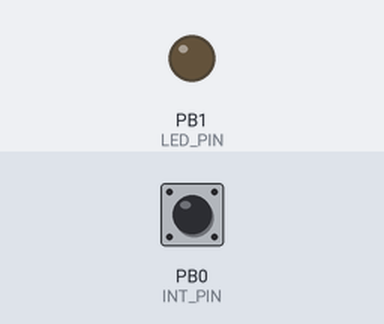
Bench run of a sketch on a simulated ATtiny85, built with avr-gcc and run on an emulated ATtiny85. Shown: output pins drawn as LEDs (lit = HIGH). Inputs (shaded band) come from the test bench; at power-on: PB0 (INT_PIN) HIGH. Sleep ends after the set time or at an interrupt.

Above: at 5.0 s.
5.1 s: PB0 (INT_PIN) pulled LOW for 0.15 s
At 5.17 s:
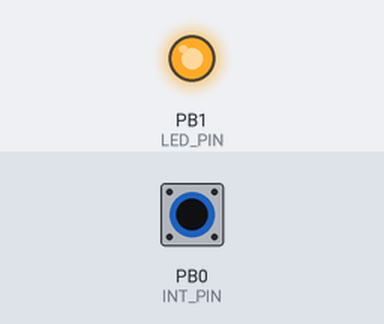
6.7 s: PB0 (INT_PIN) pulled LOW for 3.2 s
At 10.3 s:
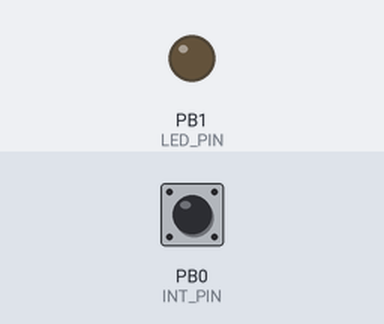
Timing chart, 0 to 11.8 s (numbered marks = the images above; inputs shaded):
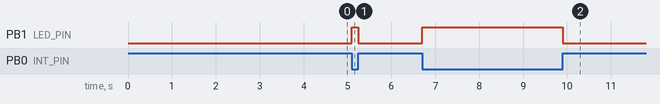

Measured:
- after the input at 5.1 s, PB1 (LED_PIN): LOW → HIGH at once, → LOW 0.15 s later
- after the input at 6.7 s, PB1 (LED_PIN): LOW → HIGH at once, → LOW 3.2 s later

The sketch:

Listening_Device_TX.ino
```cpp
// Programmed by Kevin Yang for FRC 2877 Ligerbots
// Personal website: http://bykevinyang.com/
// 2/16/2021


// Requires headers for AVR defines and ISR function
#include <avr/io.h>
#include <avr/interrupt.h>
#include <avr/delay.h>
#include <avr/sleep.h>
#include <SendOnlySoftwareSerial.h>
// We need the ISR of the ATTiny85 for the whistle interrupt
// therefore we can't use RX in software serial (since it takes up the one ISR we have)

// Definitions for writing register bits
#ifndef cbi
#define cbi(sfr, bit) (_SFR_BYTE(sfr) &= ~_BV(bit))
#endif
#ifndef sbi
#define sbi(sfr, bit) (_SFR_BYTE(sfr) |= _BV(bit))
#endif

// Pin declarations
#define INTERRUPT_PIN PCINT0        // This is PB1 per the schematic
#define INT_PIN PB0                 // Interrupt pin of choice: PB1 (same as PCINT1) - Pin 6
#define LED_PIN PB1                 // PB4 - Pin 3
#define PCINT_VECTOR PCINT0_vect    // This step is not necessary - it's a naming thing for clarity

// Setup software serial (TX only!)
SendOnlySoftwareSerial HC12(2);     // I/O pin 2 of ATTiny85 Pin to RX of HC12

// Vars for whistle and sent
volatile bool whistle_status;
volatile bool sent;

// Note: System wakes up when ISR is triggered (so when whistle is blown)
void setup() {
  pinMode(LED_PIN, OUTPUT);         // For LED_BUILTIN on digispark

  HC12.begin(9600);                 // Being HC12 Serial

  cli();                            // Disable interrupts during setup
  PCMSK |= (1 << INTERRUPT_PIN);    // Enable interrupt handler (ISR) for our chosen interrupt pin (PCINT1/PB1/pin 6)
  GIMSK |= (1 << PCIE);             // Enable PCINT interrupt in the general interrupt mask
  pinMode(INT_PIN, INPUT_PULLUP);   // Set our interrupt pin as input with a pullup to keep it stable
  sei();                            // last line of setup - enable interrupts after setup

  system_sleep();                   // Put ATTiny85 to sleep
}

void loop(){

  if (whistle_status == 1 && sent == 0){
    digitalWrite(LED_PIN, HIGH);
    //wakeup_pulse();
    HC12.print(1, HEX);
    delay(10);
    HC12.print(1, HEX);
    delay(10);
    HC12.print(1, HEX);
    delay(10);
    HC12.print(1, HEX);
    delay(10);

    sent = 1;
  }

  else if (whistle_status == 0 && sent == 1){
    digitalWrite(LED_PIN, LOW);
    HC12.print(0, HEX);
    delay(10);
    HC12.print(0, HEX);
    delay(10);
    HC12.print(0, HEX);
    delay(10);
    HC12.print(0, HEX);
    delay(10);

    sent = 0;
    system_sleep();
  }

}

// Interupt Service Routine for whistle
// Triggers on both rising and falling (so any state change)
ISR(PCINT_VECTOR)
{
  if (whistle_status == 0){
    whistle_status = 1;
  }

  else{
    whistle_status = 0;
  }
}

// Function for putting ATTiny85 to sleep
void system_sleep() {
  whistle_status = 0;
  cbi(ADCSRA,ADEN);                    // Switch Analog to Digitalconverter OFF

  set_sleep_mode(SLEEP_MODE_PWR_DOWN); // Sleep mode is set here
  sleep_enable();

  sleep_mode();                        // System sleeps here

  sleep_disable();                     // System continues execution here when ISR is triggered
  sbi(ADCSRA,ADEN);                    // switch Analog to Digitalconverter ON
}

void wakeup_pulse(){
  HC12.print(255, BIN);
  HC12.flush();
}
```
